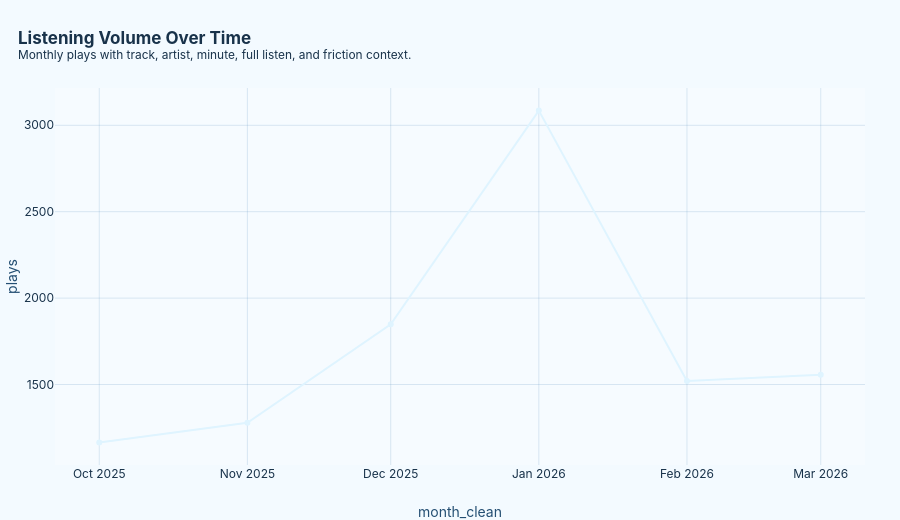
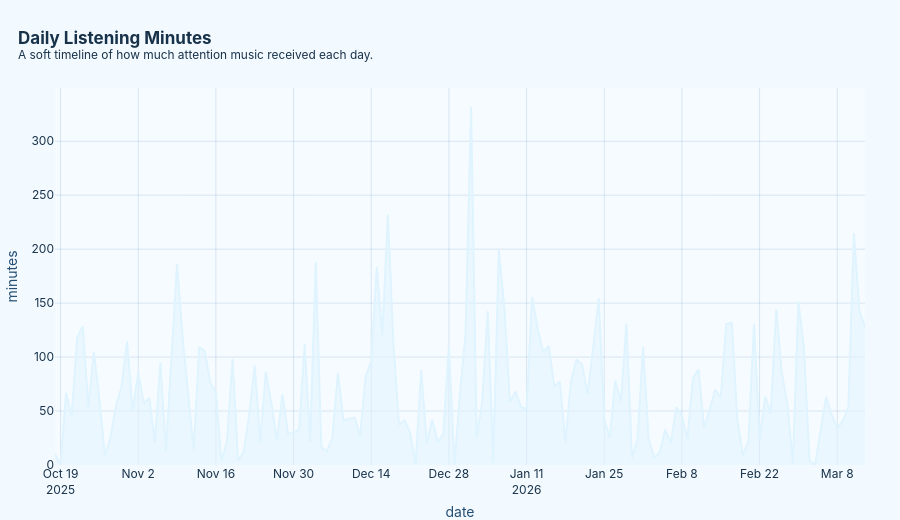

Notebook cell for these charts, in order:
### Code cell
if "played_at" in plays.columns and plays["played_at"].notna().any():
    plays["month_clean"] = plays["played_at"].dt.to_period("M").dt.to_timestamp()
elif "month" in plays.columns:
    plays["month_clean"] = pandas.to_datetime(plays["month"], errors="coerce")
else:
    plays["month_clean"] = pandas.NaT

if "month_clean" in plays.columns and plays["month_clean"].notna().any():
    month = (
        plays.groupby("month_clean")
        .agg(
            plays=("event_id", "count") if "event_id" in plays.columns else ("month_clean", "size"),
            tracks=("track_key", "nunique") if "track_key" in plays.columns else ("month_clean", "size"),
            artists=("artist", "nunique") if "artist" in plays.columns else ("month_clean", "size"),
            minutes=("minutes", "sum") if "minutes" in plays.columns else ("month_clean", "size"),
            full_rate=("full_play", "mean") if "full_play" in plays.columns else ("month_clean", "size"),
            friction_rate=("friction", "mean") if "friction" in plays.columns else ("month_clean", "size"),
        )
        .reset_index()
    )

    month.to_csv(tab_root / "exploratory_monthly_listening.csv", index=False)

    chart = plot.line(
        month,
        x="month_clean",
        y="plays",
        markers=True,
        hover_data=["tracks", "artists", "minutes", "full_rate", "friction_rate"],
    )

    show_chart(
        chart,
        "monthly_listening_volume",
        "Listening Volume Over Time",
        "Monthly plays with track, artist, minute, full listen, and friction context.",
    )

    busiest = month.sort_values("plays", ascending=False).head(1)

    if not busiest.empty:
        print(f"Your busiest month was {busiest['month_clean'].iloc[0]:%B %Y}.")

if not days.empty and has_cols(days, ["date", "plays", "minutes"]):
    day_view = days.sort_values("date").copy()

    chart = plot.area(
        day_view,
        x="date",
        y="minutes",
        hover_data=["plays", "tracks", "artists", "top_artist", "top_genre", "full_rate", "friction_rate"],
    )

    show_chart(
        chart,
        "daily_minutes",
        "Daily Listening Minutes",
        "A soft timeline of how much attention music received each day.",
    )

    strongest = day_view.sort_values("minutes", ascending=False).head(1)

    if not strongest.empty:
        print(f"Your strongest listening day was {strongest['date'].iloc[0]:%Y-%m-%d}.")

### Figure 1 — Plotly figure (JSON) as saved in the notebook; plotly's stock layout.template omitted (floating-point values rounded to 4 significant figures)
{"data": [{"customdata": [[618.0, 244.0, 864.4, 0.1725, 0.8206], [612.0, 287.0, 1619.0, 0.3253, 0.6826], [604.0, 236.0, 2081.0, 0.3187, 0.6899], [1069.0, 453.0, 2766.0, 0.2253, 0.7848], [397.0, 217.0, 1552.0, 0.2757, 0.7586], [808.0, 305.0, 1019.0, 0.1439, 0.8664]], "hovertemplate": "month_clean=%{x}<br>plays=%{y}<br>tracks=%{customdata[0]}<br>artists=%{customdata[1]}<br>minutes=%{customdata[2]}<br>full_rate=%{customdata[3]}<br>friction_rate=%{customdata[4]}<extra></extra>", "legendgroup": "", "line": {"color": "#dff4ff", "dash": "solid"}, "marker": {"symbol": "circle"}, "mode": "lines+markers", "name": "", "orientation": "v", "showlegend": false, "type": "scatter", "x": ["2025-10-01T00:00:00", "2025-11-01T00:00:00", "2025-12-01T00:00:00", "2026-01-01T00:00:00", "2026-02-01T00:00:00", "2026-03-01T00:00:00"], "xaxis": "x", "y": [1165, 1279, 1848, 3085, 1520, 1557], "yaxis": "y"}], "layout": {"height": 520, "hoverlabel": {"bgcolor": "rgba(241, 249, 255, 0.96)", "bordercolor": "#7dbde8", "font": {"family": "Inter, Segoe UI, Arial", "size": 12}}, "legend": {"orientation": "h", "tracegroupgap": 0, "x": 1, "xanchor": "right", "y": 1.02, "yanchor": "bottom"}, "margin": {"b": 55, "l": 55, "r": 35, "t": 88}, "title": {"text": "<b>Listening Volume Over Time</b><br><sup>Monthly plays with track, artist, minute, full listen, and friction context.</sup>", "x": 0.02, "xanchor": "left"}, "xaxis": {"anchor": "y", "domain": [0, 1], "gridcolor": "rgba(52, 119, 172, 0.16)", "showgrid": true, "title": {"font": {"color": "#244f73"}, "text": "month_clean"}, "zeroline": false}, "yaxis": {"anchor": "x", "domain": [0, 1], "gridcolor": "rgba(52, 119, 172, 0.16)", "showgrid": true, "title": {"font": {"color": "#244f73"}, "text": "plays"}, "zeroline": false}}}

### Figure 2 — Plotly figure (JSON) as saved in the notebook; plotly's stock layout.template omitted (floating-point values rounded to 4 significant figures; data arrays with more than 128 entries replaced by an {"elided": "..."} marker saying what was removed)
{"data": [{"customdata": {"elided": "143x7 mixed values"}, "fillpattern": {"shape": ""}, "hovertemplate": "date=%{x}<br>minutes=%{y}<br>plays=%{customdata[0]}<br>tracks=%{customdata[1]}<br>artists=%{customdata[2]}<br>top_artist=%{customdata[3]}<br>top_genre=%{customdata[4]}<br>full_rate=%{customdata[5]}<br>friction_rate=%{customdata[6]}<extra></extra>", "legendgroup": "", "line": {"color": "#dff4ff"}, "marker": {"symbol": "circle"}, "mode": "lines", "name": "", "orientation": "v", "showlegend": false, "stackgroup": "1", "type": "scatter", "x": {"elided": "143 str values"}, "xaxis": "x", "y": {"elided": "143 float values"}, "yaxis": "y"}], "layout": {"height": 520, "hoverlabel": {"bgcolor": "rgba(241, 249, 255, 0.96)", "bordercolor": "#7dbde8", "font": {"family": "Inter, Segoe UI, Arial", "size": 12}}, "legend": {"orientation": "h", "tracegroupgap": 0, "x": 1, "xanchor": "right", "y": 1.02, "yanchor": "bottom"}, "margin": {"b": 55, "l": 55, "r": 35, "t": 88}, "title": {"text": "<b>Daily Listening Minutes</b><br><sup>A soft timeline of how much attention music received each day.</sup>", "x": 0.02, "xanchor": "left"}, "xaxis": {"anchor": "y", "domain": [0, 1], "gridcolor": "rgba(52, 119, 172, 0.16)", "showgrid": true, "title": {"font": {"color": "#244f73"}, "text": "date"}, "zeroline": false}, "yaxis": {"anchor": "x", "domain": [0, 1], "gridcolor": "rgba(52, 119, 172, 0.16)", "showgrid": true, "title": {"font": {"color": "#244f73"}, "text": "minutes"}, "zeroline": false}}}
